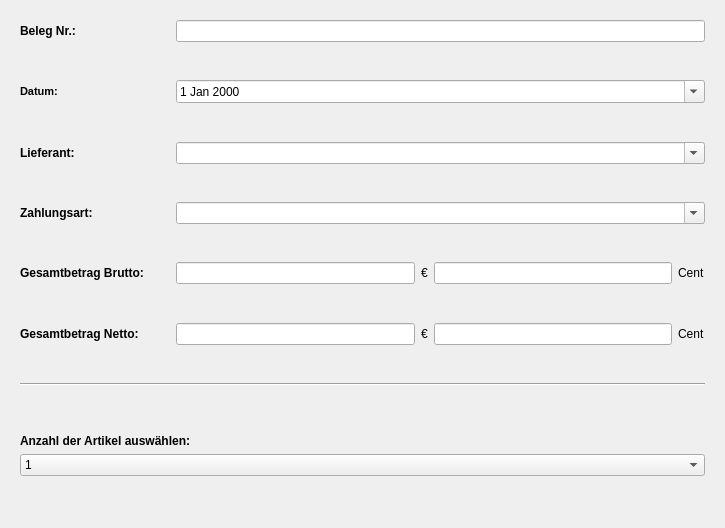
<?xml version="1.0" encoding="UTF-8"?>
<ui version="4.0">
 <class>WizardPage</class>
 <widget class="QWizardPage" name="WizardPage">
  <property name="geometry">
   <rect>
    <x>0</x>
    <y>0</y>
    <width>725</width>
    <height>528</height>
   </rect>
  </property>
  <property name="windowTitle">
   <string>WizardPage</string>
  </property>
  <property name="title">
   <string>Belege</string>
  </property>
  <property name="subTitle">
   <string>Beleg erfassen</string>
  </property>
  <layout class="QVBoxLayout" name="verticalLayout">
   <item>
    <widget class="QFrame" name="frame_2">
     <property name="frameShape">
      <enum>QFrame::NoFrame</enum>
     </property>
     <property name="frameShadow">
      <enum>QFrame::Raised</enum>
     </property>
     <layout class="QVBoxLayout" name="verticalLayout_3">
      <property name="spacing">
       <number>15</number>
      </property>
      <item>
       <layout class="QHBoxLayout" name="horizontalLayout_2">
        <property name="spacing">
         <number>6</number>
        </property>
        <property name="rightMargin">
         <number>0</number>
        </property>
        <item>
         <widget class="QLabel" name="label_4">
          <property name="minimumSize">
           <size>
            <width>150</width>
            <height>0</height>
           </size>
          </property>
          <property name="maximumSize">
           <size>
            <width>150</width>
            <height>16777215</height>
           </size>
          </property>
          <property name="font">
           <font>
            <weight>75</weight>
            <bold>true</bold>
           </font>
          </property>
          <property name="text">
           <string>Beleg Nr.:</string>
          </property>
         </widget>
        </item>
        <item>
         <widget class="QLineEdit" name="input_Belegnr">
          <property name="minimumSize">
           <size>
            <width>200</width>
            <height>0</height>
           </size>
          </property>
          <property name="readOnly">
           <bool>true</bool>
          </property>
         </widget>
        </item>
       </layout>
      </item>
      <item>
       <spacer name="verticalSpacer_4">
        <property name="orientation">
         <enum>Qt::Vertical</enum>
        </property>
        <property name="sizeHint" stdset="0">
         <size>
          <width>20</width>
          <height>40</height>
         </size>
        </property>
       </spacer>
      </item>
      <item>
       <layout class="QHBoxLayout" name="horizontalLayout">
        <property name="spacing">
         <number>6</number>
        </property>
        <property name="rightMargin">
         <number>0</number>
        </property>
        <item>
         <widget class="QLabel" name="label_datum">
          <property name="minimumSize">
           <size>
            <width>150</width>
            <height>0</height>
           </size>
          </property>
          <property name="maximumSize">
           <size>
            <width>150</width>
            <height>16777215</height>
           </size>
          </property>
          <property name="font">
           <font>
            <pointsize>8</pointsize>
            <weight>75</weight>
            <bold>true</bold>
           </font>
          </property>
          <property name="text">
           <string>Datum:</string>
          </property>
         </widget>
        </item>
        <item>
         <widget class="QDateEdit" name="input_Datum">
          <property name="minimumSize">
           <size>
            <width>300</width>
            <height>0</height>
           </size>
          </property>
          <property name="calendarPopup">
           <bool>true</bool>
          </property>
         </widget>
        </item>
       </layout>
      </item>
      <item>
       <spacer name="verticalSpacer_5">
        <property name="orientation">
         <enum>Qt::Vertical</enum>
        </property>
        <property name="sizeHint" stdset="0">
         <size>
          <width>20</width>
          <height>40</height>
         </size>
        </property>
       </spacer>
      </item>
      <item>
       <layout class="QHBoxLayout" name="horizontalLayout_5">
        <property name="spacing">
         <number>6</number>
        </property>
        <property name="rightMargin">
         <number>0</number>
        </property>
        <item>
         <widget class="QLabel" name="label_5">
          <property name="minimumSize">
           <size>
            <width>150</width>
            <height>0</height>
           </size>
          </property>
          <property name="maximumSize">
           <size>
            <width>150</width>
            <height>16777215</height>
           </size>
          </property>
          <property name="font">
           <font>
            <weight>75</weight>
            <bold>true</bold>
           </font>
          </property>
          <property name="text">
           <string>Lieferant:</string>
          </property>
         </widget>
        </item>
        <item>
         <widget class="QComboBox" name="input_Lieferant">
          <property name="minimumSize">
           <size>
            <width>200</width>
            <height>0</height>
           </size>
          </property>
          <property name="editable">
           <bool>true</bool>
          </property>
         </widget>
        </item>
       </layout>
      </item>
      <item>
       <spacer name="verticalSpacer_6">
        <property name="orientation">
         <enum>Qt::Vertical</enum>
        </property>
        <property name="sizeHint" stdset="0">
         <size>
          <width>20</width>
          <height>40</height>
         </size>
        </property>
       </spacer>
      </item>
      <item>
       <layout class="QHBoxLayout" name="horizontalLayout_3">
        <property name="spacing">
         <number>6</number>
        </property>
        <property name="rightMargin">
         <number>0</number>
        </property>
        <item>
         <widget class="QLabel" name="label">
          <property name="minimumSize">
           <size>
            <width>150</width>
            <height>0</height>
           </size>
          </property>
          <property name="maximumSize">
           <size>
            <width>150</width>
            <height>16777215</height>
           </size>
          </property>
          <property name="font">
           <font>
            <weight>75</weight>
            <bold>true</bold>
           </font>
          </property>
          <property name="text">
           <string>Zahlungsart:</string>
          </property>
         </widget>
        </item>
        <item>
         <widget class="QComboBox" name="input_Zahlungsart">
          <property name="minimumSize">
           <size>
            <width>200</width>
            <height>0</height>
           </size>
          </property>
          <property name="editable">
           <bool>true</bool>
          </property>
         </widget>
        </item>
       </layout>
      </item>
      <item>
       <spacer name="verticalSpacer_7">
        <property name="orientation">
         <enum>Qt::Vertical</enum>
        </property>
        <property name="sizeHint" stdset="0">
         <size>
          <width>20</width>
          <height>40</height>
         </size>
        </property>
       </spacer>
      </item>
      <item>
       <layout class="QHBoxLayout" name="horizontalLayout_4">
        <property name="spacing">
         <number>6</number>
        </property>
        <property name="rightMargin">
         <number>0</number>
        </property>
        <item>
         <widget class="QLabel" name="label_3">
          <property name="minimumSize">
           <size>
            <width>150</width>
            <height>0</height>
           </size>
          </property>
          <property name="maximumSize">
           <size>
            <width>150</width>
            <height>16777215</height>
           </size>
          </property>
          <property name="font">
           <font>
            <weight>75</weight>
            <bold>true</bold>
           </font>
          </property>
          <property name="text">
           <string>Gesamtbetrag Brutto:</string>
          </property>
         </widget>
        </item>
        <item>
         <widget class="QLineEdit" name="input_Betrag_Brutto_E">
          <property name="minimumSize">
           <size>
            <width>200</width>
            <height>0</height>
           </size>
          </property>
          <property name="maxLength">
           <number>5</number>
          </property>
         </widget>
        </item>
        <item>
         <widget class="QLabel" name="label_6">
          <property name="text">
           <string>€</string>
          </property>
         </widget>
        </item>
        <item>
         <widget class="QLineEdit" name="input_Betrag_Brutto_C">
          <property name="maxLength">
           <number>2</number>
          </property>
         </widget>
        </item>
        <item>
         <widget class="QLabel" name="label_8">
          <property name="text">
           <string>Cent</string>
          </property>
         </widget>
        </item>
       </layout>
      </item>
      <item>
       <spacer name="verticalSpacer_8">
        <property name="orientation">
         <enum>Qt::Vertical</enum>
        </property>
        <property name="sizeHint" stdset="0">
         <size>
          <width>20</width>
          <height>40</height>
         </size>
        </property>
       </spacer>
      </item>
      <item>
       <layout class="QHBoxLayout" name="horizontalLayout_7">
        <property name="spacing">
         <number>6</number>
        </property>
        <property name="rightMargin">
         <number>0</number>
        </property>
        <item>
         <widget class="QLabel" name="label_7">
          <property name="minimumSize">
           <size>
            <width>150</width>
            <height>0</height>
           </size>
          </property>
          <property name="maximumSize">
           <size>
            <width>150</width>
            <height>16777215</height>
           </size>
          </property>
          <property name="font">
           <font>
            <weight>75</weight>
            <bold>true</bold>
           </font>
          </property>
          <property name="text">
           <string>Gesamtbetrag Netto:</string>
          </property>
         </widget>
        </item>
        <item>
         <widget class="QLineEdit" name="input_Betrag_Netto_E">
          <property name="minimumSize">
           <size>
            <width>200</width>
            <height>0</height>
           </size>
          </property>
          <property name="maxLength">
           <number>5</number>
          </property>
         </widget>
        </item>
        <item>
         <widget class="QLabel" name="label_9">
          <property name="text">
           <string>€</string>
          </property>
         </widget>
        </item>
        <item>
         <widget class="QLineEdit" name="input_Betrag_Netto_C">
          <property name="maxLength">
           <number>2</number>
          </property>
         </widget>
        </item>
        <item>
         <widget class="QLabel" name="label_10">
          <property name="text">
           <string>Cent</string>
          </property>
         </widget>
        </item>
       </layout>
      </item>
      <item>
       <spacer name="verticalSpacer_3">
        <property name="orientation">
         <enum>Qt::Vertical</enum>
        </property>
        <property name="sizeHint" stdset="0">
         <size>
          <width>20</width>
          <height>40</height>
         </size>
        </property>
       </spacer>
      </item>
      <item>
       <widget class="Line" name="line">
        <property name="orientation">
         <enum>Qt::Horizontal</enum>
        </property>
       </widget>
      </item>
      <item>
       <spacer name="verticalSpacer">
        <property name="orientation">
         <enum>Qt::Vertical</enum>
        </property>
        <property name="sizeHint" stdset="0">
         <size>
          <width>20</width>
          <height>40</height>
         </size>
        </property>
       </spacer>
      </item>
      <item>
       <widget class="QFrame" name="frame">
        <property name="frameShape">
         <enum>QFrame::NoFrame</enum>
        </property>
        <property name="frameShadow">
         <enum>QFrame::Raised</enum>
        </property>
        <property name="lineWidth">
         <number>0</number>
        </property>
        <layout class="QVBoxLayout" name="verticalLayout_2">
         <property name="leftMargin">
          <number>0</number>
         </property>
         <property name="rightMargin">
          <number>0</number>
         </property>
         <item>
          <widget class="QLabel" name="label_2">
           <property name="font">
            <font>
             <weight>75</weight>
             <bold>true</bold>
            </font>
           </property>
           <property name="text">
            <string>Anzahl der Artikel auswählen:</string>
           </property>
          </widget>
         </item>
         <item>
          <widget class="QComboBox" name="input_anzahlPos">
           <item>
            <property name="text">
             <string>1</string>
            </property>
           </item>
           <item>
            <property name="text">
             <string>2</string>
            </property>
           </item>
           <item>
            <property name="text">
             <string>3</string>
            </property>
           </item>
           <item>
            <property name="text">
             <string>4</string>
            </property>
           </item>
           <item>
            <property name="text">
             <string>5</string>
            </property>
           </item>
           <item>
            <property name="text">
             <string>6</string>
            </property>
           </item>
           <item>
            <property name="text">
             <string>7</string>
            </property>
           </item>
           <item>
            <property name="text">
             <string>8</string>
            </property>
           </item>
           <item>
            <property name="text">
             <string>9</string>
            </property>
           </item>
           <item>
            <property name="text">
             <string>10</string>
            </property>
           </item>
          </widget>
         </item>
        </layout>
       </widget>
      </item>
      <item>
       <spacer name="verticalSpacer_2">
        <property name="orientation">
         <enum>Qt::Vertical</enum>
        </property>
        <property name="sizeHint" stdset="0">
         <size>
          <width>20</width>
          <height>40</height>
         </size>
        </property>
       </spacer>
      </item>
     </layout>
    </widget>
   </item>
  </layout>
 </widget>
 <resources/>
 <connections/>
</ui>
